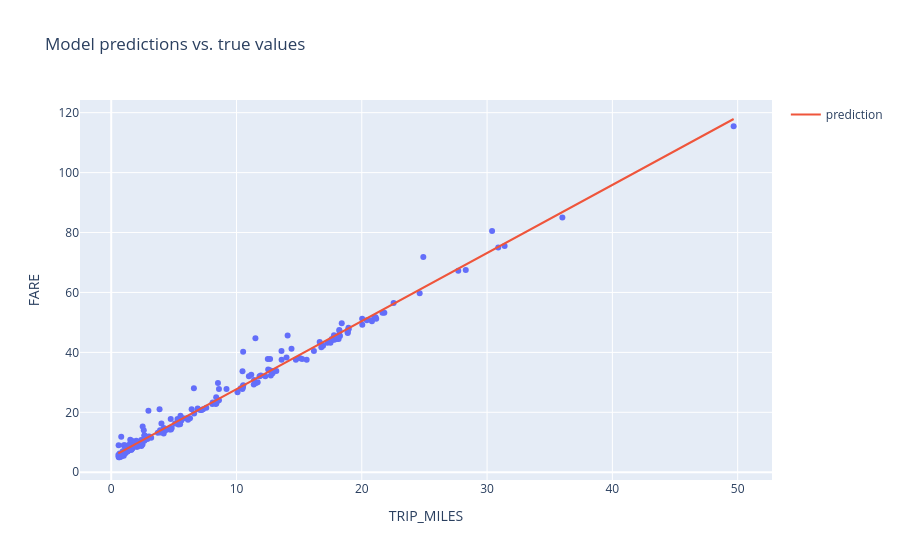

This figure's notebook cell:
### Code cell
settings_2 = ml_edu.experiment.ExperimentSettings(
    learning_rate = 0.001,
    number_epochs = 20,
    batch_size = 50,
    input_features = ['TRIP_MILES']
)

metrics = [keras.metrics.RootMeanSquaredError(name='rmse')]

model_2 = create_model(settings_2, metrics)

experiment_2 = train_model('one_feature_hyper', model_2, training_df, 'FARE', settings_2)

ml_edu.results.plot_experiment_metrics(experiment_2, ['rmse'])
ml_edu.results.plot_model_predictions(experiment_2, training_df, 'FARE')

### Figure 1 — Plotly figure (JSON) as saved in the notebook; plotly's stock layout.template omitted (floating-point values rounded to 4 significant figures; data arrays with more than 128 entries replaced by an {"elided": "..."} marker saying what was removed)
{"data": [{"hovertemplate": "TRIP_MILES=%{x}<br>FARE=%{y}<extra></extra>", "legendgroup": "", "marker": {"color": "#636efa", "symbol": "circle"}, "mode": "markers", "name": "", "orientation": "v", "showlegend": false, "type": "scatter", "x": {"elided": "200 float values"}, "xaxis": "x", "y": {"elided": "200 float values"}, "yaxis": "y"}, {"mode": "lines", "name": "prediction", "type": "scatter", "x": {"elided": "200 float values"}, "y": {"elided": "200 float values"}}], "layout": {"legend": {"tracegroupgap": 0}, "title": {"text": "Model predictions vs. true values"}, "xaxis": {"anchor": "y", "domain": [0, 1], "title": {"text": "TRIP_MILES"}}, "yaxis": {"anchor": "x", "domain": [0, 1], "title": {"text": "FARE"}}}}
